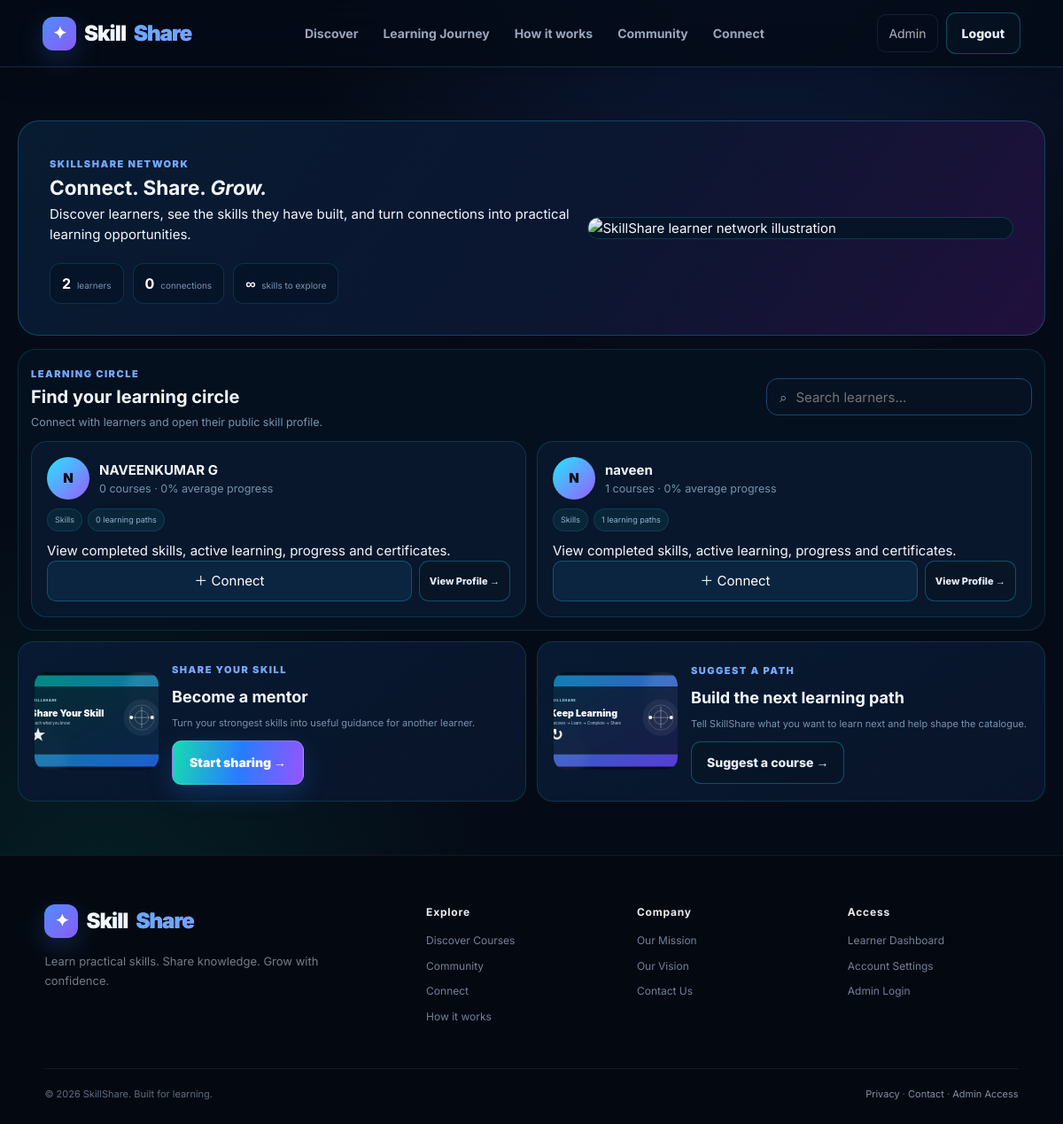
The app's page /community (signed in) with its own data.
### tables this page shows
CREATE TABLE users(
        id INTEGER PRIMARY KEY AUTOINCREMENT,
        fullname TEXT NOT NULL,
        email TEXT UNIQUE NOT NULL,
        password TEXT NOT NULL
    , phone TEXT DEFAULT '', phone_verified INTEGER DEFAULT 0, created_at TEXT);

### app.py (the view)
@app.route("/community")
def community():
    if not user_logged_in():
        return redirect(url_for("login"))
    conn = get_db()
    people = conn.execute("""
        SELECT u.id, u.fullname,
               COUNT(DISTINCT e.course_id) AS course_count,
               COALESCE(ROUND(AVG(e.progress)),0) AS avg_progress,
               (SELECT COUNT(*) FROM connections x WHERE x.user_a=MIN(u.id, ?) AND x.user_b=MAX(u.id, ?)) AS connected
        FROM users u LEFT JOIN enrollments e ON e.user_id=u.id
        WHERE u.id<>? GROUP BY u.id ORDER BY connected DESC, u.fullname
    """, (session["user_id"], session["user_id"], session["user_id"])).fetchall()
    connection_count = conn.execute("SELECT COUNT(*) FROM connections WHERE user_a=? OR user_b=?", (session["user_id"], session["user_id"])).fetchone()[0]
    conn.close()
    return render_template("community.html", people=people, connection_count=connection_count)

### app.py (called while the page is built)
def get_db():
    conn = sqlite3.connect(DB_PATH)
    conn.row_factory = sqlite3.Row
    conn.execute("PRAGMA foreign_keys = ON")
    return conn

def user_logged_in():
    return "user_id" in session

def admin_logged_in():
    return bool(session.get("is_admin"))

@app.context_processor
def global_data():
    return {
        "logged_in": user_logged_in(), "current_user": session.get("fullname", "Learner"),
        "current_phone": session.get("phone", ""), "admin_logged_in": admin_logged_in(),
        "admin_name": session.get("admin_name", "Administrator"),
    }

### templates/community.html (shortened to what this page needs)
{% extends 'base.html' %}
{% block content %}
<main class="community-legend premium-community">
<section class="community-hero premium-hero-art"><div class="hero-art-copy"><span class="eyebrow">SKILLSHARE NETWORK</span><h1>Connect. Share. <em>Grow.</em></h1><p>Discover learners, see the skills they have built, and turn connections into practical learning opportunities.</p><div class="hero-metrics"><span><b>{{ people|length }}</b> learners</span><span><b>{{ connection_count }}</b> connections</span><span><b>∞</b> skills to explore</span></div></div><img src="{{ url_for('static', filename='images/community-network.svg') }}" alt="SkillShare learner network illustration"></section>
<section id="people" class="ld-section community-panel"><div class="ld-section-head"><div><span class="eyebrow">LEARNING CIRCLE</span><h2>Find your learning circle</h2><small style="color:#7894af">Connect with learners and open their public skill profile.</small></div><label class="ld-search" style="width:300px"><span>⌕</span><input id="peopleSearch" placeholder="Search learners..."></label></div>
<div class="people-grid">{% for p in people %}<article class="person-card premium-person" data-person="{{ p['fullname']|lower }}"><div class="person-top"><div class="person-avatar">{{ p['fullname'][:1]|upper }}</div><div style="min-width:0"><b>{{ p['fullname'] }}</b><small style="display:block;color:#7693ad">{{ p['course_count'] }} courses · {{ p['avg_progress'] or 0 }}% average progress</small></div></div><div class="person-tags"><span>Skills</span><span>{{ p['course_count'] }} learning paths</span></div><p>View completed skills, active learning, progress and certificates.</p><div class="person-actions"><button class="connect-person {% if p['connected'] %}connected{% endif %}" data-id="{{ p['id'] }}" data-connected="{{ 1 if p['connected'] else 0 }}">{% if p['connected'] %}✓ Connected{% else %}＋ Connect{% endif %}</button><a class="outline-btn tiny" href="/learner/{{ p['id'] }}">View Profile →</a></div></article>{% else %}<div class="empty"><h3>No learners yet</h3><p>Be the first to build the SkillShare community.</p></div>{% endfor %}</div></section>
<section class="community-feature-grid"><article><img src="{{ url_for('static', filename='images/mentor.svg') }}" alt="Mentor illustration"><div><span class="eyebrow">SHARE YOUR SKILL</span><h3>Become a mentor</h3><p>Turn your strongest skills into useful guidance for another learner.</p><a class="gold-btn" href="/contact">Start sharing →</a></div></article><article><img src="{{ url_for('static', filename='images/learning-loop.svg') }}" alt="Learning loop illustration"><div><span class="eyebrow">SUGGEST A PATH</span><h3>Build the next learning path</h3><p>Tell SkillShare what you want to learn next and help shape the catalogue.</p><a class="outline-btn" href="/contact">Suggest a course →</a></div></article></section>
</main>{% endblock %}

### static/css/app.css (style rules this page uses)
:root { --bg:#080a0e;--surface:#101319;--surface2:#151922;--surface3:#0c0f14;--line:#282e38;--line2:#353b46;--text:#f7f8fa;--muted:#9298a3;--muted2:#6e7480;--gold:#f3c51b;--gold2:#ffd95a;--green:#69d6a0;--red:#ff6b7d;--shadow:0 30px 90px rgba(0,0,0,.42);--radius:18px }
* { box-sizing:border-box;margin:0;padding:0 }
html { scroll-behavior:smooth }
body { font-family:Inter,Arial,sans-serif;background:radial-gradient(circle at 75% 5%,rgba(243,197,27,.08),transparent 27%),radial-gradient(circle at 10% 85%,rgba(42,103,180,.07),transparent 25%),var(--bg);color:var(--text);min-height:100vh;font-size:14px }
body:before { content:"";position:fixed;inset:0;pointer-events:none;background-image:linear-gradient(rgba(255,255,255,.015) 1px,transparent 1px),linear-gradient(90deg,rgba(255,255,255,.015) 1px,transparent 1px);background-size:48px 48px;mask-image:linear-gradient(to bottom,#000,transparent 90%);z-index:-1 }
a { text-decoration:none;color:inherit }
button,input,textarea,select { font:inherit }
.ghost-btn,.outline-btn { border:1px solid var(--line2);background:rgba(16,19,25,.75);color:#e0e2e6;padding:12px 17px;border-radius:11px;font-size:13px;font-weight:800;display:inline-flex;justify-content:center;align-items:center;gap:7px;transition:.2s }
.gold-btn { border:0;background:linear-gradient(135deg,#ffe45c,#d9a900);color:#111;padding:13px 19px;border-radius:11px;font-size:13px;font-weight:900;display:inline-flex;align-items:center;justify-content:center;gap:9px;cursor:pointer;box-shadow:0 12px 32px rgba(243,197,27,.12);transition:.2s }
.outline-btn.tiny,.gold-btn.tiny { padding:9px 11px;font-size:11px }
.eyebrow { font-size:11px;letter-spacing:2px;font-weight:900;color:#e8bf20 }
:root { --gold:#f2c51b;--gold-soft:#ffe17a;--purple:#9b73ff;--panel:#11151d;--panel2:#151a22;--line:#2a303a;--text:#f5f6f8;--muted:#969da8 }
body { font-family:Inter,Manrope,sans-serif;font-size:15px;line-height:1.55;background:#08090d;color:var(--text) }
a { transition:.2s ease }
.gold-btn,.outline-btn,.ghost-btn { font-size:14px;min-height:46px }
.eyebrow { font-size:11px;letter-spacing:1.5px }

### static/css/premium.css (style rules this page uses)
:root { --bg:#070b14; --bg2:#0a1020; --surface:#0f1728; --surface2:#111c31; --surface3:#0b1322; --line:rgba(148,163,184,.16); --line2:rgba(148,163,184,.25); --text:#f5f7ff; --muted:#9aa6ba; --muted2:#6f7c91; --blue:#4f8cff; --blue2:#70a5ff; --purple:#8b5cf6; --cyan:#36d8ff; --green:#58e0a5; --red:#ff7186; --gold:#4f8cff;--gold2:#9cc0ff; --shadow:0 28px 90px rgba(0,0,0,.42); --shadow-blue:0 18px 50px rgba(79,140,255,.15); --radius:20px; }
html { background:var(--bg) }
body { background: radial-gradient(800px 420px at 82% -5%,rgba(79,140,255,.15),transparent 62%), radial-gradient(650px 420px at 8% 35%,rgba(139,92,246,.11),transparent 60%), linear-gradient(180deg,#070b14 0%,#080d18 45%,#060a12 100%) !important; color:var(--text) !important; }
body:after { content:"";position:fixed;inset:0;pointer-events:none;z-index:-2; background-image:linear-gradient(rgba(255,255,255,.018) 1px,transparent 1px),linear-gradient(90deg,rgba(255,255,255,.018) 1px,transparent 1px); background-size:52px 52px;mask-image:linear-gradient(to bottom,#000,transparent 86%); }
.ghost-btn,.outline-btn { background:rgba(15,23,40,.76) !important;border-color:var(--line2) !important;color:#e8edfa !important; }
.gold-btn { background:linear-gradient(135deg,#5b97ff,#7c5cff) !important;color:#fff !important; box-shadow:0 14px 35px rgba(79,140,255,.18) !important; }
.eyebrow { color:#75a8ff !important }
:root { --ss-bg:#070b14;--ss-bg2:#0b1120;--ss-card:#101827;--ss-card2:#141d2e;--ss-line:rgba(148,163,184,.16);--ss-blue:#4f8cff;--ss-purple:#8b5cf6;--ss-cyan:#22d3ee;--ss-text:#f5f7ff;--ss-muted:#9aa4b2;--ss-gold:#f5c94a }
html { scroll-behavior:smooth }
body { background:radial-gradient(circle at 15% -10%,rgba(79,140,255,.16),transparent 30%),radial-gradient(circle at 90% 5%,rgba(139,92,246,.14),transparent 28%),#070b14;color:var(--ss-text) }
body:before { content:"";position:fixed;inset:0;pointer-events:none;background:linear-gradient(120deg,rgba(79,140,255,.025),transparent 35%,rgba(139,92,246,.025));z-index:-1 }
.gold-btn { background:linear-gradient(135deg,var(--ss-blue),var(--ss-purple));box-shadow:0 10px 28px rgba(79,140,255,.18);border:0 }
.outline-btn,.ghost-btn { border-color:rgba(79,140,255,.25);background:rgba(79,140,255,.045) }

### static/css/assessment.css (style rules this page uses)
:root { --as-blue:#39b9ff;--as-violet:#8b5cf6;--as-bg:#070b14;--as-panel:#0d1422;--as-text:#edf6ff;--as-muted:#8fa7bf;--as-border:rgba(110,180,255,.18) }

### records on screen
users: fullname "N", fullname "NAVEENKUMAR G", course_count "0", phone_verified "0"
users: fullname "N", fullname "naveen", course_count "1", phone_verified "0"

### other values on screen
{{ people|length }} "2"
{{ connection_count }} "0"
